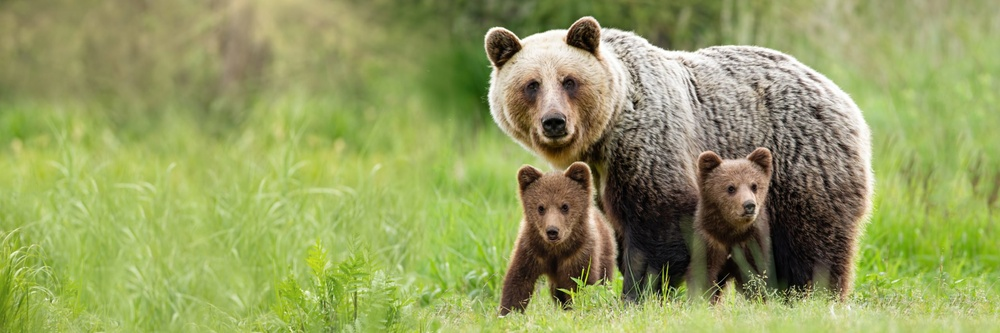
#> input picture Bear.jpg, 1000 x 333 px, shrunk from 2560 x 853 before the run, found by its file name
$ python thresholding.py
#> lines starting #> are read from the running program, lines starting #| are printed output that depends on the picture; after the words box and inside, x2 and y2 are one past the last pixel; in counts of white or black regions, pixels touching at a corner belong together; long printed decimals are rounded
import cv2

# 1. Read image in grayscale
img = cv2.imread("C:/Users/B.Keerthana/PycharmProjects/OpenCV/.venv/Lib/site-packages/Bear.jpg", cv2.IMREAD_GRAYSCALE)
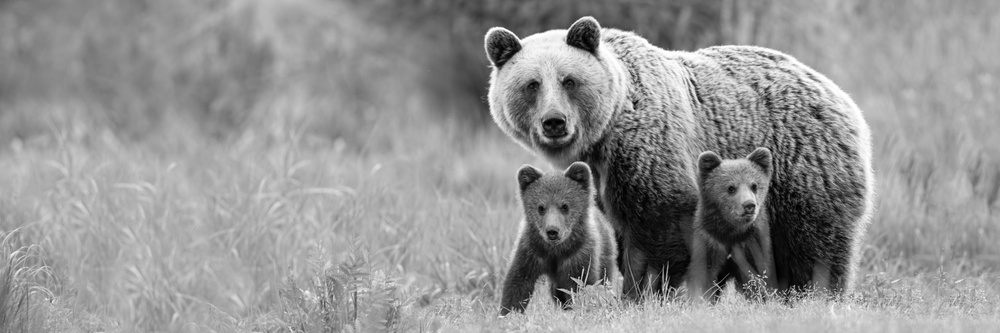
#> img: shape (333, 1000); min 0, max 255, mean 147.3

if img is None:
    print("Error: Image not found")
    exit()

# 2. Apply Thresholding Methods

# (a) Simple Binary Threshold
ret, binary = cv2.threshold(img, 127, 255, cv2.THRESH_BINARY)
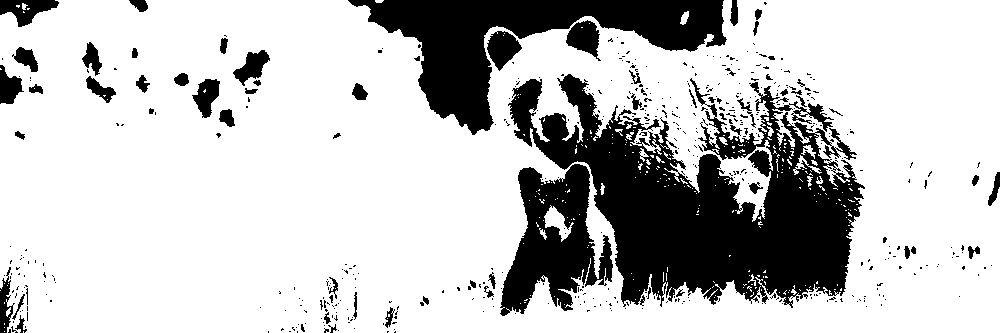
#> binary: shape (333, 1000); 76.6% white; 509 black regions (441 under 20 px), largest, box (x1, y1, x2, y2) and area: (508, 74, 865, 308) 40419, (348, 0, 727, 135) 17794, (500, 164, 613, 316) 9051

# (b) Adaptive Mean Threshold
adaptive_mean = cv2.adaptiveThreshold(
    img, 255,
    cv2.ADAPTIVE_THRESH_MEAN_C,
    cv2.THRESH_BINARY,
    11, 2
)
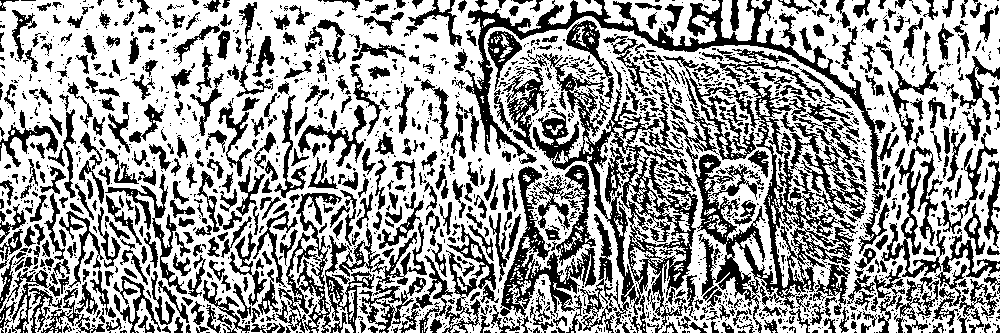
#> adaptive_mean: shape (333, 1000); 61.7% white; 1813 black regions (1228 under 20 px), largest, box (x1, y1, x2, y2) and area: (695, 75, 868, 333) 11749, (528, 53, 698, 333) 11565, (464, 0, 899, 254) 8222

# (c) Adaptive Gaussian Threshold
adaptive_gaussian = cv2.adaptiveThreshold(
    img, 255,
    cv2.ADAPTIVE_THRESH_GAUSSIAN_C,
    cv2.THRESH_BINARY,
    11, 2
)
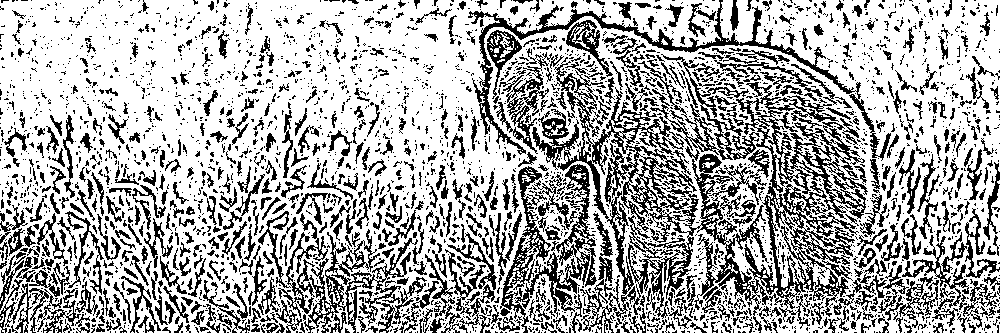
#> adaptive_gaussian: shape (333, 1000); 68.5% white; black in thin lines or dots

# (d) Otsu Threshold
ret2, otsu = cv2.threshold(
    img, 0, 255,
    cv2.THRESH_BINARY + cv2.THRESH_OTSU
)
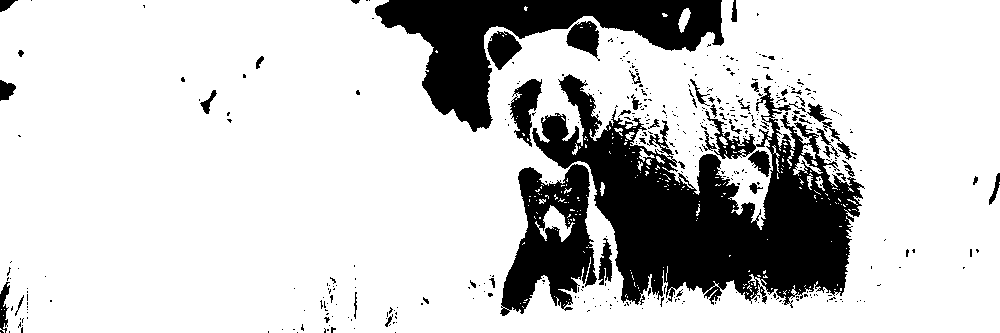
#> otsu: shape (333, 1000); 79.7% white; 431 black regions (376 under 20 px), largest, box (x1, y1, x2, y2) and area: (532, 74, 865, 308) 35393, (375, 0, 724, 132) 16314, (500, 164, 597, 316) 8155
#> ret2 = 118

# 3. Display Images
cv2.imshow("Original Image", img)
cv2.imshow("Binary Threshold", binary)
cv2.imshow("Adaptive Mean", adaptive_mean)
cv2.imshow("Adaptive Gaussian", adaptive_gaussian)
cv2.imshow("Otsu Threshold", otsu)

cv2.waitKey(0)
cv2.destroyAllWindows()

# 4. Segmentation Analysis (using Otsu result)

print("Otsu Threshold Value:", ret2)
#| Otsu Threshold Value: 118.0

white_pixels = cv2.countNonZero(otsu)
#> white_pixels = 265338
total_pixels = img.size
#> total_pixels = 333000
black_pixels = total_pixels - white_pixels
#> black_pixels = 67662

print("White Pixels (Foreground):", white_pixels)
#| White Pixels (Foreground): 265338
print("Black Pixels (Background):", black_pixels)
#| Black Pixels (Background): 67662

print("Foreground Percentage:", (white_pixels / total_pixels) * 100)
#| Foreground Percentage: 79.681
print("Background Percentage:", (black_pixels / total_pixels) * 100)
#| Background Percentage: 20.319

$ run again, with pet.jpg copied over Bear.jpg
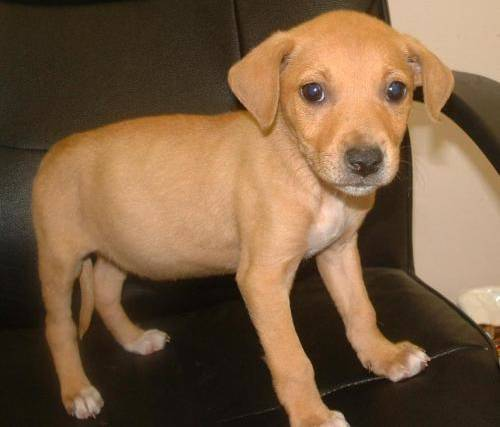
#> input picture pet.jpg, 500 x 427 px, found by its file name
#> `ret, binary = cv2.threshold(img, 127, 255, cv2.THRESH_BINARY)`:
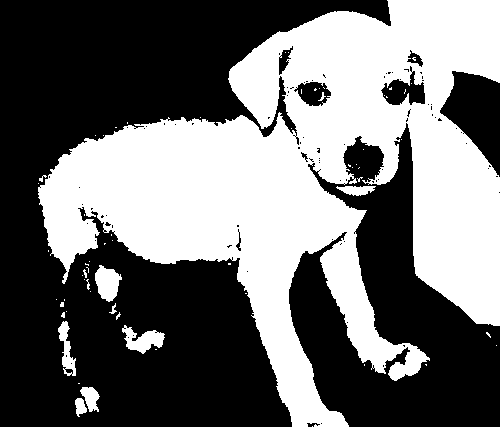
#> binary: shape (427, 500); 43.4% white; 64 white regions (52 under 20 px), largest, box (x1, y1, x2, y2) and area: (38, 0, 500, 427) 89932, (95, 265, 122, 302) 655, (122, 325, 165, 354) 644
#> adaptive_mean: shape (427, 500); 71.6% white; 2284 black regions (1919 under 20 px), largest, box (x1, y1, x2, y2) and area: (0, 0, 500, 427) 15739, (0, 168, 291, 427) 8421, (286, 82, 387, 179) 2191
#> adaptive_gaussian: shape (427, 500); 76.1% white; black in thin lines or dots
#> `ret2, otsu = cv2.threshold( img, 0, 255, cv2.THRESH_BINARY + cv2.THRES..`:
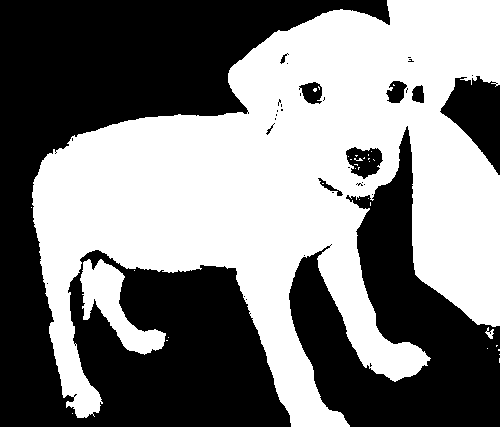
#> otsu: shape (427, 500); 50% white; 35 black regions (25 under 20 px), largest, box (x1, y1, x2, y2) and area: (0, 0, 390, 427) 73873, (289, 126, 500, 427) 27733, (440, 76, 500, 175) 3281
#> ret2 = 98
#| Otsu Threshold Value: 98.0
#> white_pixels = 106786
#> black_pixels = 106714
#| White Pixels (Foreground): 106786
#| Black Pixels (Background): 106714
#| Foreground Percentage: 50.017
#| Background Percentage: 49.983
